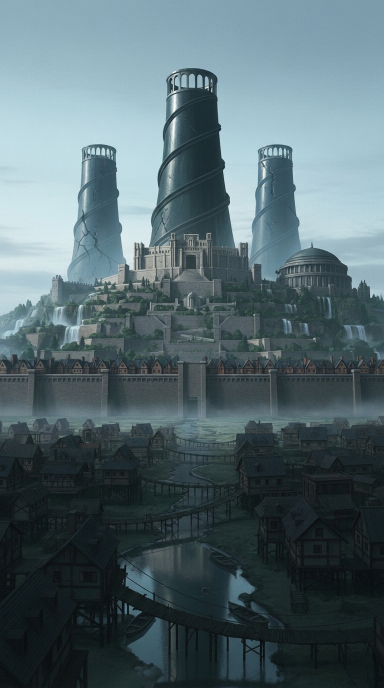
#> input picture studio/direction/refs/PL-0004/D01_A_dawn-ebb_v1.png, 768 x 1376 px, found by its file name (shown at 1/2 size)
$ python op_paintouts.py
#> lines starting #> are read from the running program, lines starting #| are printed output that depends on the picture; after the words box and inside, x2 and y2 are one past the last pixel; in counts of white or black regions, pixels touching at a corner belong together
#!/usr/bin/env python3
"""S1 OP, gate R2 free fix 9 ($0, local only): crack paint-outs for cuts 02 and 05, tier tints for cut 24.

  python3 -I op_paintouts.py

  02  refs/PL-0004/D01_A_dawn-ebb_v1.png -> output/opening/plates/D01_A_op.png
      every crack line on all three Spires painted out (OP-5): thin dark features inside hand-drawn crack zones,
      minus the long groove lines (line openings at 5-35 deg, the "/" grooves stay), inpainted (Telea).
  05  output/S01E01/animatic/frames/sc06-sh010_a.png -> output/opening/plates/sc06_wheel_op.png
      crack lines on the great wall behind the wheel painted out (the dike reads intact, OP-5): thin dark wiggly
      features on the pale wall inside wall polygons, minus long straight lines (joints, beams), minus ink outlines.
  24  refs/M-MAP/E05_map_base_v1.png -> output/opening/plates/E05_map_tints_op.png
      three tier tints (Steps gold, Mids sage, Lows slate) as soft multiply washes on the land only; no IX wash,
      no fourth tint, no legend, no text, nothing on the compass or cartouches (OP-5, OP-13).
"""
import os
import numpy as np
import cv2
from PIL import Image

ROOT = "/home/user/my_work"
REF = f"{ROOT}/studio/direction/refs"
OUT = f"{ROOT}/output/opening/plates"


def line_k(ang, ln):
    kk = np.zeros((ln, ln), np.uint8)
    c = ln // 2
    dx, dy = np.cos(np.radians(ang)), -np.sin(np.radians(ang))
    cv2.line(kk, (int(round(c - dx * c)), int(round(c - dy * c))), (int(round(c + dx * c)), int(round(c + dy * c))), 1, 1)
    return kk


def keep_components(m, min_px):
    n, lab, st, _ = cv2.connectedComponentsWithStats(m, 8)
    out = np.zeros_like(m)
    for i in range(1, n):
        if st[i, 4] >= min_px:
            out[lab == i] = 1
    return out


def spires_02():
    a = np.asarray(Image.open(f"{REF}/PL-0004/D01_A_dawn-ebb_v1.png").convert("RGB"))
#> a is the input picture: shape (1376, 768, 3); mean R, G, B 84.7, 103.8, 109.9
    L = cv2.cvtColor(a, cv2.COLOR_RGB2GRAY)
    zones = [  # (polygon, threshold): left tower lower web, left upper, centre x3, right
        ([(146, 415), (175, 405), (215, 440), (240, 530), (232, 552), (150, 552), (142, 500)], 7),
        ([(176, 318), (208, 318), (208, 415), (176, 415)], 7),
        ([(352, 222), (398, 222), (398, 278), (352, 278)], 7),
        ([(318, 335), (352, 335), (352, 368), (318, 368)], 7),
        ([(318, 405), (352, 405), (352, 478), (318, 478)], 13),
        ([(518, 322), (560, 322), (600, 440), (590, 470), (525, 470), (525, 430), (530, 400)], 7)]
    zone = np.zeros(L.shape, np.uint8)
    thr = np.full(L.shape, 255, np.int32)
    for poly, t in zones:
        zz = np.zeros(L.shape, np.uint8)
        cv2.fillPoly(zz, [np.array(poly, np.int32)], 1)
        zone |= zz
        thr[zz > 0] = t
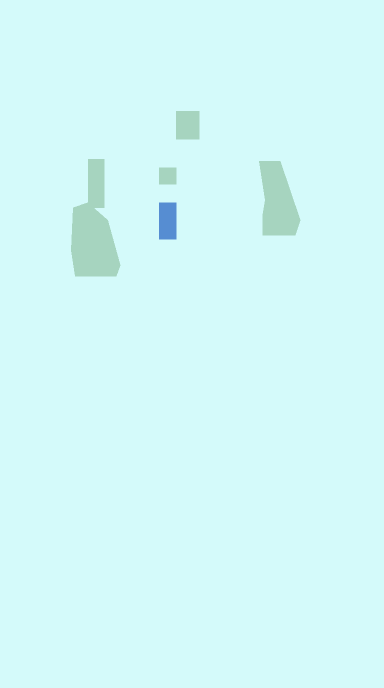
#> thr: shape (1376, 768) int32 (shown at 1/2 size); 3 distinct labels, from 7 to 255; one colour per label, 0 black
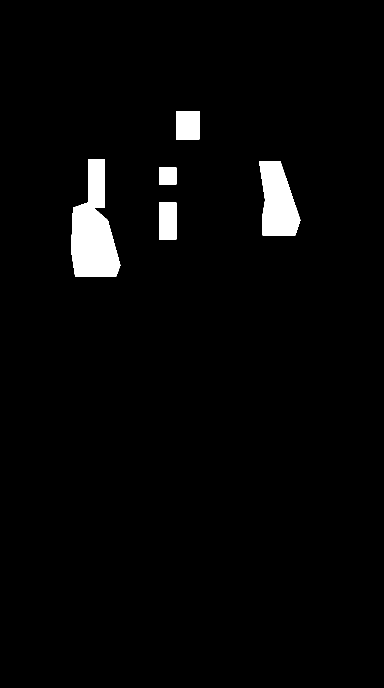
#> zone: shape (1376, 768) (shown at 1/2 size); values 0 (black) and 1 (white), 2.8% white; 5 white regions, box (x1, y1, x2, y2) and area: (142, 318, 241, 553) 14426, (518, 322, 601, 471) 8798, (352, 222, 399, 279) 2679, (318, 405, 353, 479) 2590, (318, 335, 353, 369) 1190
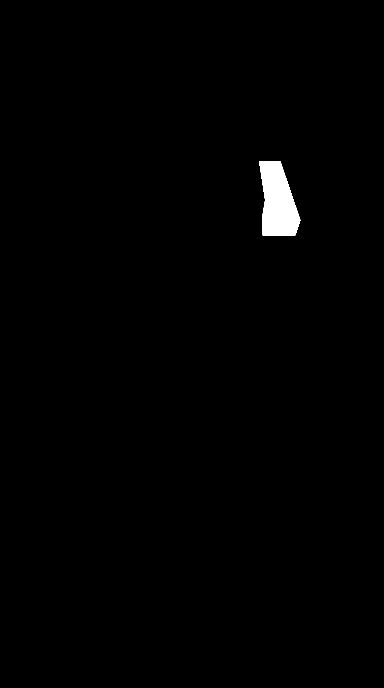
#> zz: shape (1376, 768) (shown at 1/2 size); values 0 (black) and 1 (white), 0.83% white; 1 white region, box (x1, y1, x2, y2) and area: (518, 322, 601, 471) 8798
    tower = cv2.erode((cv2.GaussianBlur(L, (0, 0), 3) < 185).astype(np.uint8), np.ones((5, 5), np.uint8))
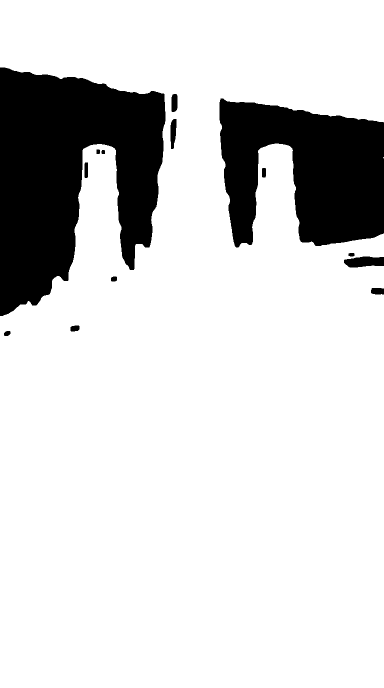
#> tower: shape (1376, 768) (shown at 1/2 size); values 0 (black) and 1 (white), 83.2% white; 14 black regions, largest, box (x1, y1, x2, y2) and area: (0, 135, 331, 632) 105578, (439, 197, 768, 495) 68119, (688, 513, 768, 535) 1397
    bh = cv2.morphologyEx(L, cv2.MORPH_BLACKHAT, cv2.getStructuringElement(cv2.MORPH_ELLIPSE, (7, 7))).astype(int)
    md = cv2.medianBlur(L, 11).astype(int)
    feat = np.clip(np.maximum(bh, md - L.astype(int)), 0, 255).astype(np.uint8)
    groove = np.zeros_like(feat)
    for ang in range(5, 36, 3):
        groove = np.maximum(groove, cv2.morphologyEx(feat, cv2.MORPH_OPEN, line_k(ang, 31)))
    crack = ((feat.astype(int) - cv2.dilate(groove, np.ones((3, 3), np.uint8)).astype(int)) > thr).astype(np.uint8)
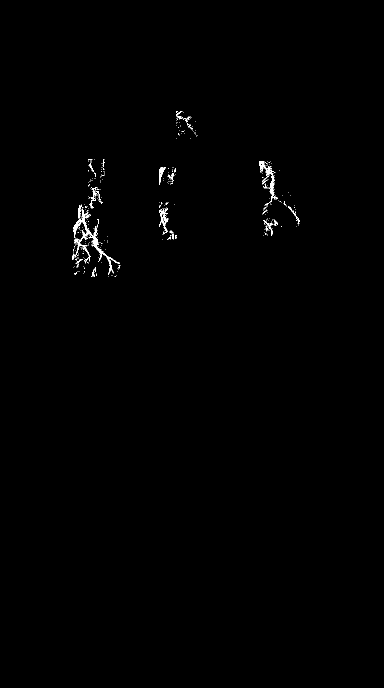
#> crack: shape (1376, 768) (shown at 1/2 size); values 0 (black) and 1 (white), 0.41% white in thin lines or dots, all inside (x1, y1, x2, y2) = (144, 222, 599, 553)
    m = cv2.dilate(keep_components(crack & zone & tower, 5), np.ones((3, 3), np.uint8))
#> in keep_components, `n, lab, st, _ = cv2.connectedComponentsWithStats(m, 8)`: lab: shape (1376, 768) int32; 330 distinct labels, from 0 to 329
#> in keep_components, `n, lab, st, _ = cv2.connectedComponentsWithStats(m, 8)`: n = 330; st = 330 rows, first 6: [0, 0, 768, 1376, 1052600], [352, 222, 3, 4, 9], [352, 222, 13, 11, 39], [367, 224, 1, 1, 1], [355, 232, 11, 7, 37], [376, 232, 1, 1, 1]
#> in keep_components, `n, lab, st, _ = cv2.connectedComponentsWithStats(m, 8)`: m: shape (1376, 768); values 0 (black) and 1 (white), 0.39% white in thin lines or dots, all inside (x1, y1, x2, y2) = (147, 222, 599, 553)
#> after the loop in keep_components, `for i in range(1, n):`:
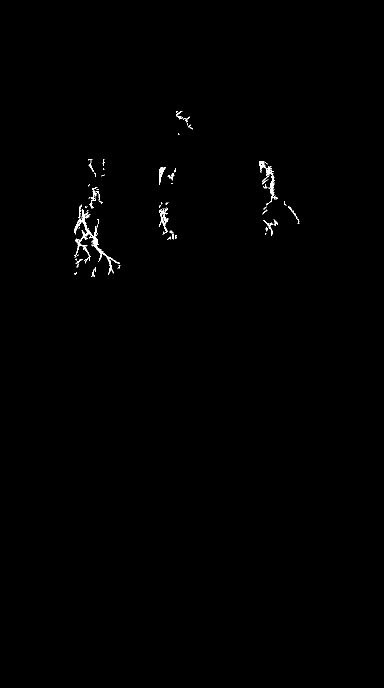
#> out: shape (1376, 768) (shown at 1/2 size); values 0 (black) and 1 (white), 0.36% white in thin lines or dots, all inside (x1, y1, x2, y2) = (148, 222, 599, 553)
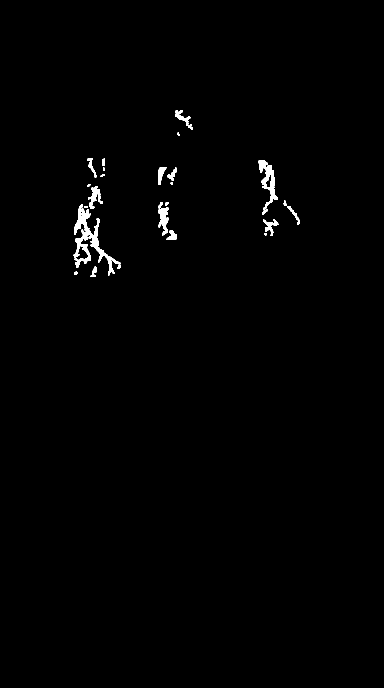
#> m: shape (1376, 768) (shown at 1/2 size); values 0 (black) and 1 (white), 0.8% white; 25 white regions (1 under 20 px), largest, box (x1, y1, x2, y2) and area: (147, 408, 241, 551) 3138, (517, 321, 556, 430) 1453, (317, 414, 338, 471) 684
    fix = cv2.inpaint(np.ascontiguousarray(a), m * 255, 4, cv2.INPAINT_TELEA)
    Image.fromarray(fix).save(f"{OUT}/D01_A_op.png")
    print("02 D01_A: crack px painted", int(m.sum()))
#| 02 D01_A: crack px painted 8418


def wall_05():
#> (the run stopped early here; a loop or call above may not have finished)

$ run again, with studio/direction/refs/PL-0004/D01_A_late-aft_v1.png copied over studio/direction/refs/PL-0004/D01_A_dawn-ebb_v1.png
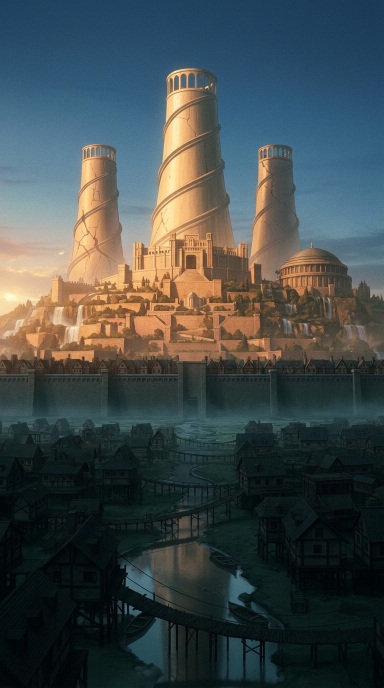
#> input picture studio/direction/refs/PL-0004/D01_A_late-aft_v1.png, 768 x 1376 px, found by its file name (shown at 1/2 size)
#> in spires_02, a is the input picture: shape (1376, 768, 3); mean R, G, B 65.5, 74.2, 74.6
#> in spires_02, `tower = cv2.erode((cv2.GaussianBlur(L, (0, 0), 3) < 185).astype(np.uin..`:
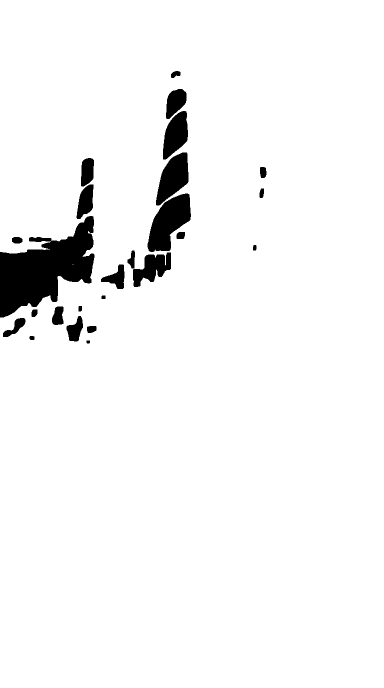
#> tower: shape (1376, 768) (shown at 1/2 size); values 0 (black) and 1 (white), 95.6% white; 25 black regions, largest, box (x1, y1, x2, y2) and area: (0, 432, 189, 635) 20621, (295, 387, 382, 504) 5953, (312, 305, 377, 411) 4093
#> crack: shape (1376, 768); values 0 (black) and 1 (white), 0.41% white in thin lines or dots, all inside (x1, y1, x2, y2) = (144, 222, 599, 553)
#> lab: shape (1376, 768) int32; 261 distinct labels, from 0 to 260
#> n = 261; st = 261 rows, first 6: [0, 0, 768, 1376, 1053703], [353, 222, 3, 3, 3], [358, 222, 6, 3, 8], [374, 222, 1, 1, 1], [372, 222, 27, 53, 166], [383, 223, 1, 1, 1]
#> in spires_02, `m = cv2.dilate(keep_components(crack & zone & tower, 5), np.ones((3, 3..`:
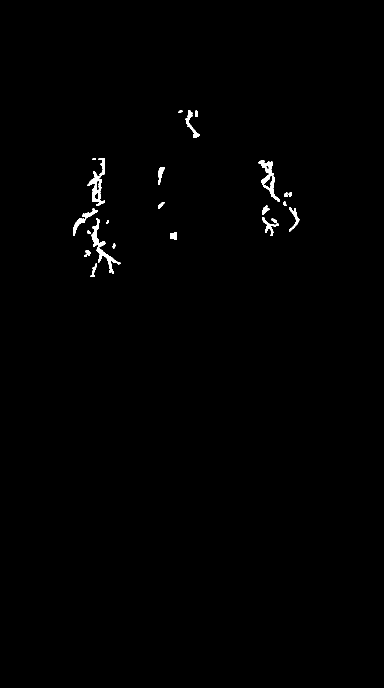
#> m: shape (1376, 768) (shown at 1/2 size); values 0 (black) and 1 (white), 0.58% white; 26 white regions, largest, box (x1, y1, x2, y2) and area: (183, 436, 241, 548) 1149, (517, 321, 560, 404) 1019, (175, 342, 210, 412) 857
#| 02 D01_A: crack px painted 6145

$ run again, with studio/direction/refs/PL-0004/D01_B_dusk_v1.png copied over studio/direction/refs/PL-0004/D01_A_dawn-ebb_v1.png
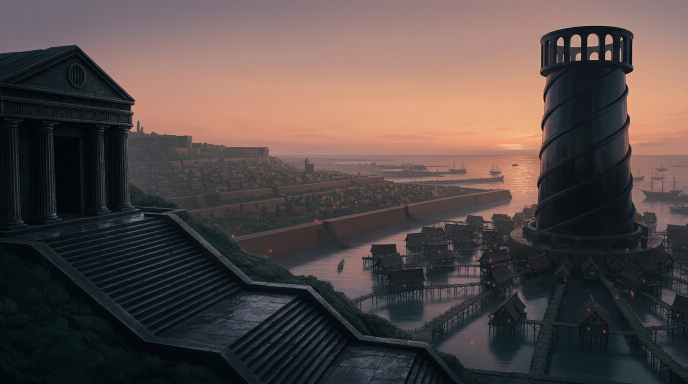
#> input picture studio/direction/refs/PL-0004/D01_B_dusk_v1.png, 1376 x 768 px, found by its file name (shown at 1/2 size)
#> in spires_02, a is the input picture: shape (768, 1376, 3); mean R, G, B 84.8, 73.1, 71
#> after the loop in spires_02, `for poly, t in zones:`:
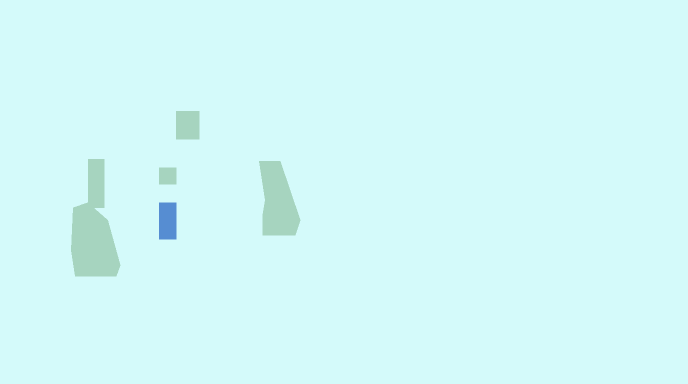
#> thr: shape (768, 1376) int32 (shown at 1/2 size); 3 distinct labels, from 7 to 255; one colour per label, 0 black
#> tower: shape (768, 1376); values 0 (black) and 1 (white), 99.5% white; 2 black regions, box (x1, y1, x2, y2) and area: (934, 235, 1080, 281) 4507, (1004, 285, 1043, 298) 442
#> crack: shape (768, 1376); values 0 (black) and 1 (white), 0.28% white in thin lines or dots, all inside (x1, y1, x2, y2) = (146, 227, 601, 553)
#> lab: shape (768, 1376) int32; 377 distinct labels, from 0 to 376
#> n = 377; st = 377 rows, first 6: [0, 0, 1376, 768, 1053852], [396, 227, 1, 2, 2], [354, 230, 1, 1, 1], [386, 230, 1, 1, 1], [373, 237, 1, 1, 1], [369, 246, 1, 1, 1]
#> in spires_02, `m = cv2.dilate(keep_components(crack & zone & tower, 5), np.ones((3, 3..`:
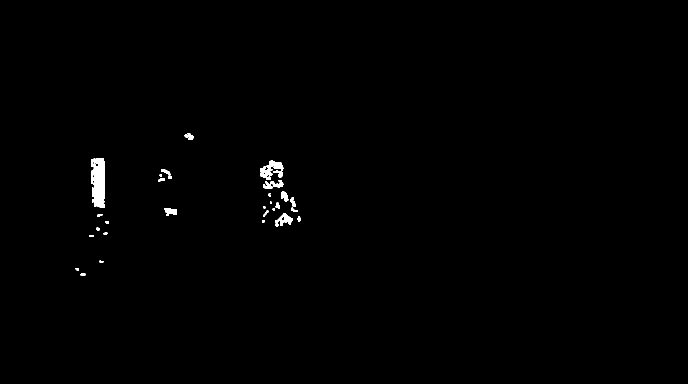
#> m: shape (768, 1376) (shown at 1/2 size); values 0 (black) and 1 (white), 0.54% white; 31 white regions (3 under 20 px), largest, box (x1, y1, x2, y2) and area: (182, 317, 210, 416) 2269, (520, 321, 567, 360) 792, (550, 427, 586, 454) 450
#| 02 D01_A: crack px painted 5706

$ run again, with studio/direction/refs/PL-0004/D01_C_late-aft_v1.png copied over studio/direction/refs/PL-0004/D01_A_dawn-ebb_v1.png
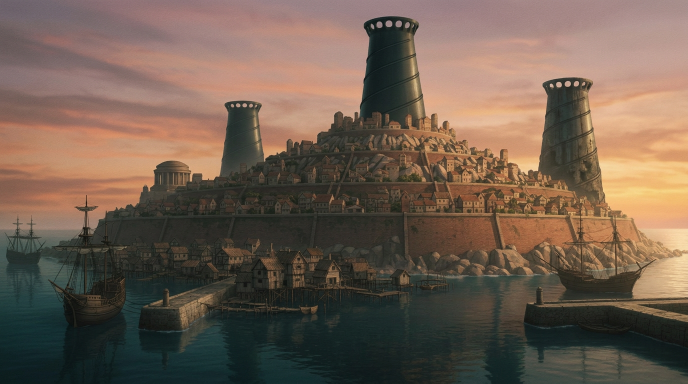
#> input picture studio/direction/refs/PL-0004/D01_C_late-aft_v1.png, 1376 x 768 px, found by its file name (shown at 1/2 size)
#> in spires_02, a is the input picture: shape (768, 1376, 3); mean R, G, B 112, 93.8, 80
#> tower: shape (768, 1376); values 0 (black) and 1 (white), 95.4% white; 8 black regions, largest, box (x1, y1, x2, y2) and area: (1198, 307, 1376, 504) 24866, (1183, 186, 1376, 271) 10711, (877, 215, 1089, 257) 6177
#> crack: shape (768, 1376); values 0 (black) and 1 (white), 0.61% white in thin lines or dots, all inside (x1, y1, x2, y2) = (142, 222, 599, 553)
#> lab: shape (768, 1376) int32; 420 distinct labels, from 0 to 419
#> n = 420; st = 420 rows, first 6: [0, 0, 1376, 768, 1050360], [353, 222, 1, 1, 1], [359, 223, 1, 1, 1], [370, 222, 1, 1, 1], [382, 223, 1, 1, 1], [362, 226, 1, 1, 1]
#> in spires_02, `m = cv2.dilate(keep_components(crack & zone & tower, 5), np.ones((3, 3..`:
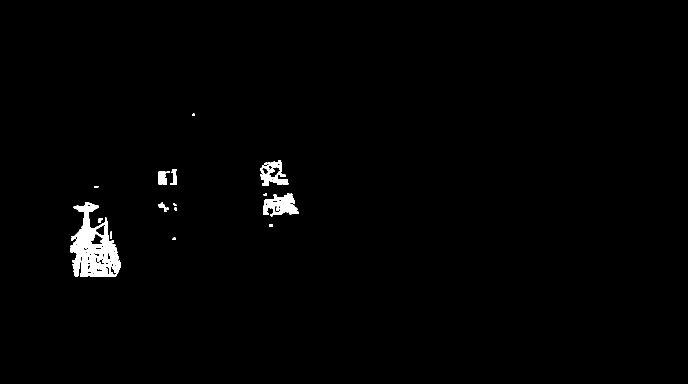
#> m: shape (768, 1376) (shown at 1/2 size); values 0 (black) and 1 (white), 1.2% white; 21 white regions, largest, box (x1, y1, x2, y2) and area: (141, 404, 242, 554) 7852, (526, 386, 597, 433) 1882, (520, 321, 577, 371) 1395
#| 02 D01_A: crack px painted 12333
